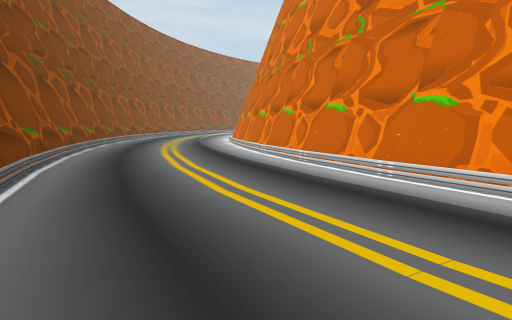
view 1 (above)

16 first-person views from a walk through a Unity game level. The camera is 1.5 m above the floor, tilts 6° down and sees 75° across. The floor is counted in squares, 2 m on a side. Each view is taken from the middle of a square. On the plan, view 1 faces up. The plan holds only what a view shows up to about 11 squares ahead; the rest is blank. The place goes on beyond the plan.

view 2
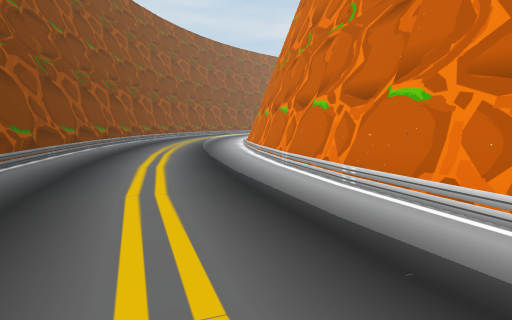

view 3
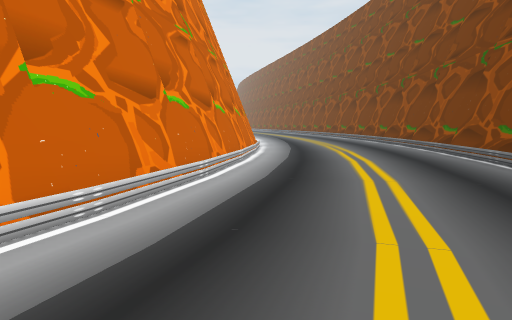

view 4
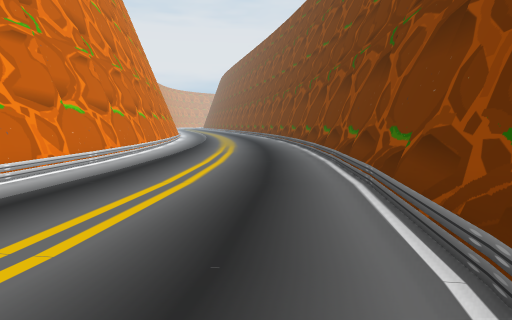

view 5
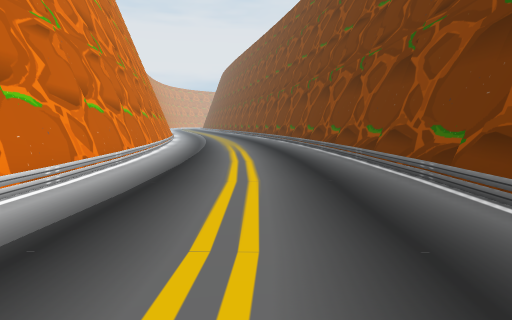

view 6
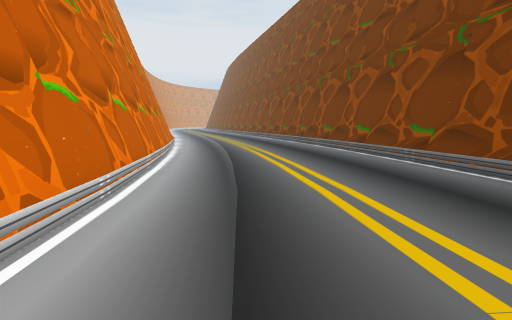

view 7
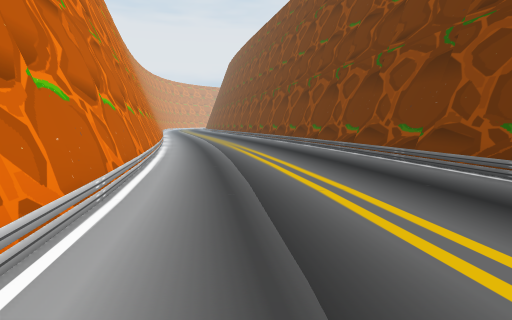

view 8
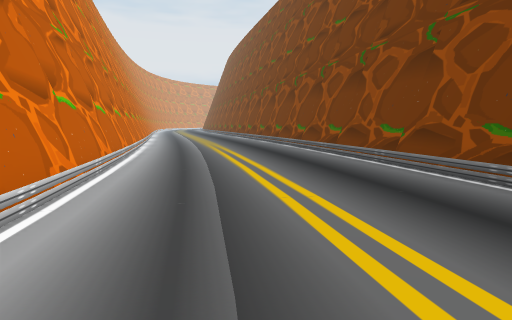

view 9
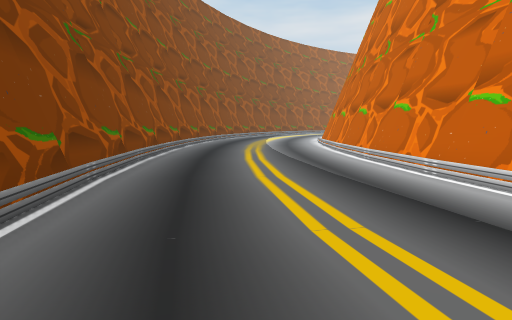

view 10
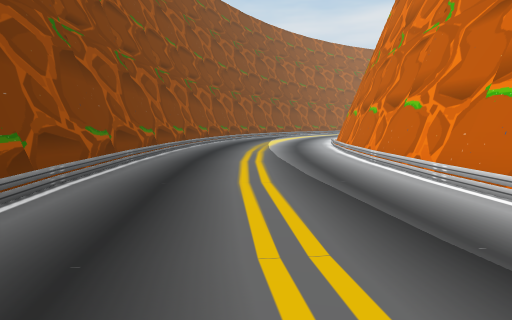

view 11
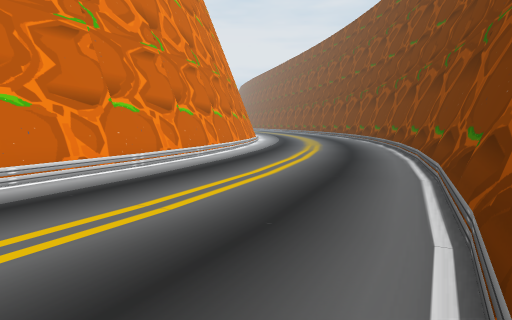

view 12
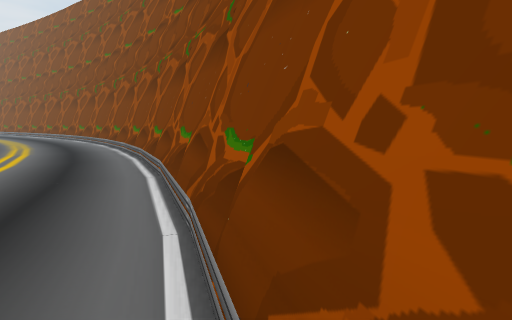

view 13
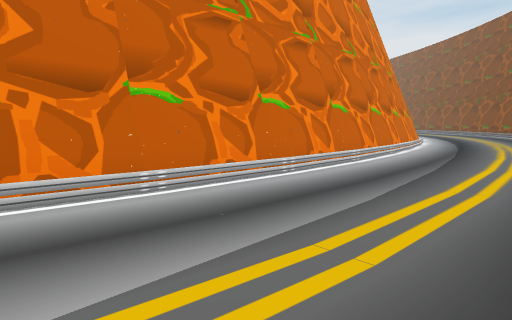

view 14
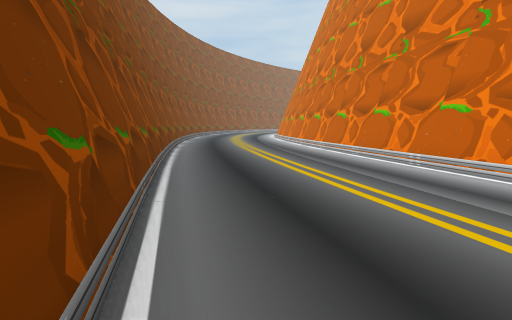

view 15
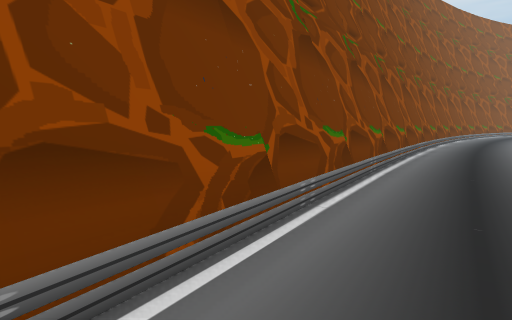

view 16
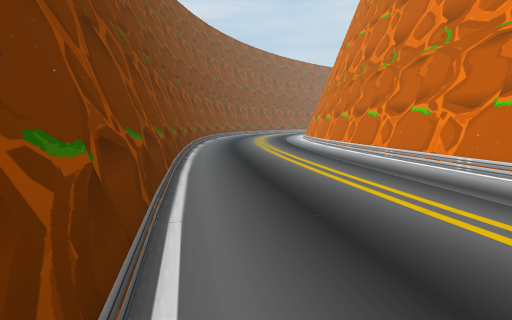

### Floor plan
Points are (right, up) in squares from view 1. A wall is a line through its corners. A room is listed if a view was taken in it or the views show most of it. See-through windows are left out.
Room 1 (views 1, 2, 3, 4, 5, 6, 7, 8, 9, 10, 11, 12, 13, 14, 15, 16)
walls: (4.5, 1.1) (2.2, 5.2); (5.9, -0.6) (3.4, 3.3); (2.1, 5) (-0.3, 11.6); (2.3, 5.2) (1.4, 7.3); (0, -2) (2.5, -5.4); (-1.7, 0.2) (-0.6, -1.3); (2.6, -5.5) (3.3, -6.4); (-2.9, 2.7) (-1.1, -0.5); (9.1, -4.1) (4.4, 1.1); (3.3, -6.2) (5.5, -8.4); (0.7, 9.3) (-0.6, 13.9); (5, -8.3) (11.4, -13.2); (10.9, -5.7) (7.5, -2.2); (5.6, -8.5) (6.5, -9.4); (-4.8, 7.7) (-2.9, 2.5); (7.3, -9.7) (9.5, -11.4); (12.8, -7.2) (9.1, -4); (-0.7, 13.9) (-1.2, 18.6); (9, -11.8) (19.9, -18.9); (-5.9, 11) (-5.8, 10.1); (14.7, -8.5) (12.6, -7.1); (-6.4, 12.9) (-6, 11.3); (12, -13.7) (16.5, -16.4); (-6.6, 15.6) (-5.9, 11.1) (-4.1, 4.9); (-1, 18.5) (-1.1, 20.1); (13.1, -14.8) (21.8, -20.1); (-1.3, 18.5) (-1.1, 23.3); (-1.5, 20.8) (-1.1, 25.1); (20.8, -12.7) (16.6, -9.9); (21.4, -13.5) (10.8, -5.8); (23.4, -14.6) (22.7, -14.1); (23.5, -14.6) (18.6, -11.5); (-7.1, 23.5) (-6.8, 15.4); (-6.8, 25.1) (-6.9, 20.8)
low walls: (4.1, 1.5) (3.5, 2.4); (3.4, 2.5) (3.1, 3); (2.9, 2.9) (2.4, 4.1); (2.3, 4.4) (1.5, 6.1); (0, -1.4) (0.5, -2.1); (0.7, -2.4) (2.5, -4.7); (7.3, -2.5) (5.7, -0.7); (-1.4, 0.4) (-0.8, -0.4); (1.3, 6.4) (0.4, 8.5); (-2.4, 2.5) (-1.6, 0.7); (9.3, -4.5) (8.9, -4.2); (-3.4, 4.7) (-2.5, 2.8); (5.1, -7.4) (5.5, -7.8); (-3.6, 5.3) (-3.4, 4.8); (0.2, 9.4) (-0.5, 11.9); (10.8, -5.9) (9.5, -4.7); (-4.2, 6.6) (-3.8, 5.1); (6.6, -9.6) (7.1, -10); (-0.2, 11.5) (-0.7, 13.9); (-5, 9.5) (-4.5, 7.5); (9.6, -11.5) (10.4, -12.2); (-1.1, 13.8) (-1.5, 18.4); (14.1, -8.5) (13.5, -8.1); (10.9, -12.5) (11.4, -12.9); (-6, 12.9) (-5.5, 11.1); (12.4, -13.5) (13.7, -14.4); (16.5, -10.3) (14.5, -8.8); (-6.1, 14.6) (-5.8, 12.9); (13.8, -14.5) (14.5, -15); (15.3, -15.5) (15.8, -15.8); (-6.8, 18.2) (-6.5, 15.5); (16.6, -16.4) (17.5, -17); (-6.6, 20.4) (-6.5, 18.1); (-1.5, 23.4) (-1.4, 24.6); (22.3, -14.2) (21.5, -13.6); (-6.6, 22.4) (-6.6, 20.5); (-6.7, 23.4) (-6.6, 22.5); (19.9, -18.5) (20.5, -18.9); (21.5, -19.4) (22.1, -19.8)

Positions as (right, up) in squares from view 1, and headings:
1: (0, 0), facing up
2: (-1, 5), facing up
3: (-1, 6), facing down-right
4: (0, 0), facing down-right
5: (4, -3), facing down-right
6: (9, -6), facing down-right
7: (13, -9), facing down-right
8: (15, -11), facing down-right
9: (-4, 11), facing up
10: (-4, 14), facing up
11: (-5, 10), facing down-right
12: (-5, 10), facing down
13: (-5, 25), facing down-right
14: (23, -20), facing up-left
15: (23, -19), facing left
16: (18, -17), facing up-left
